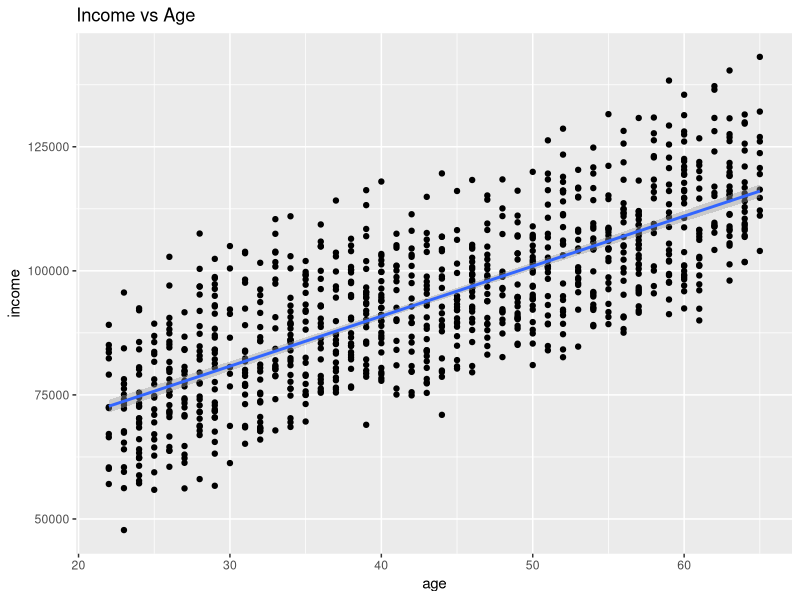
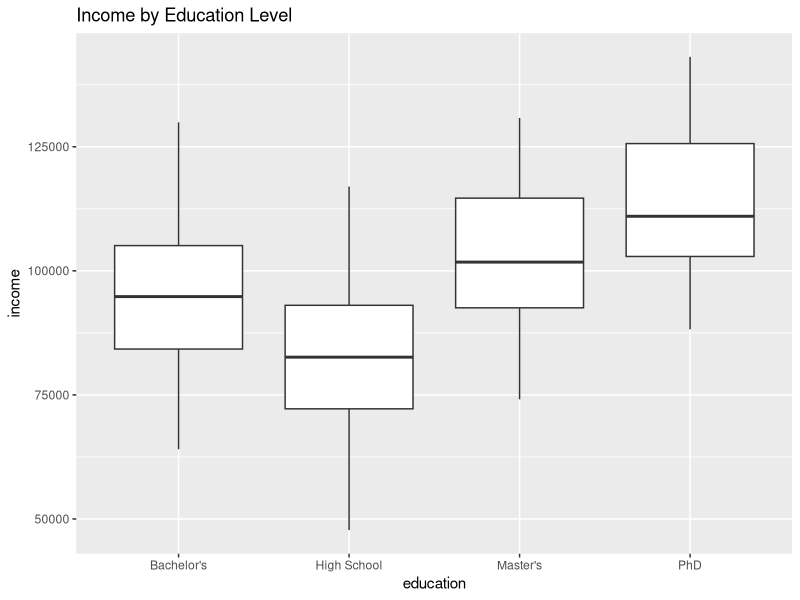
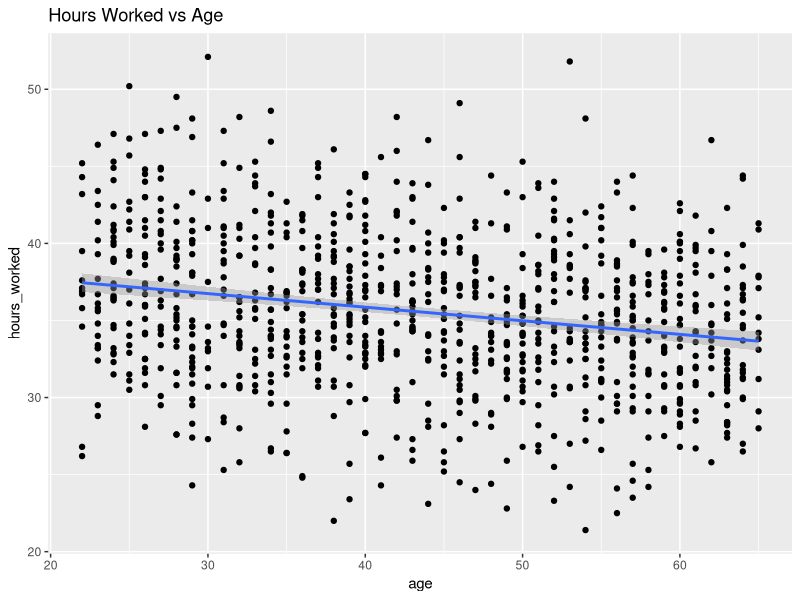
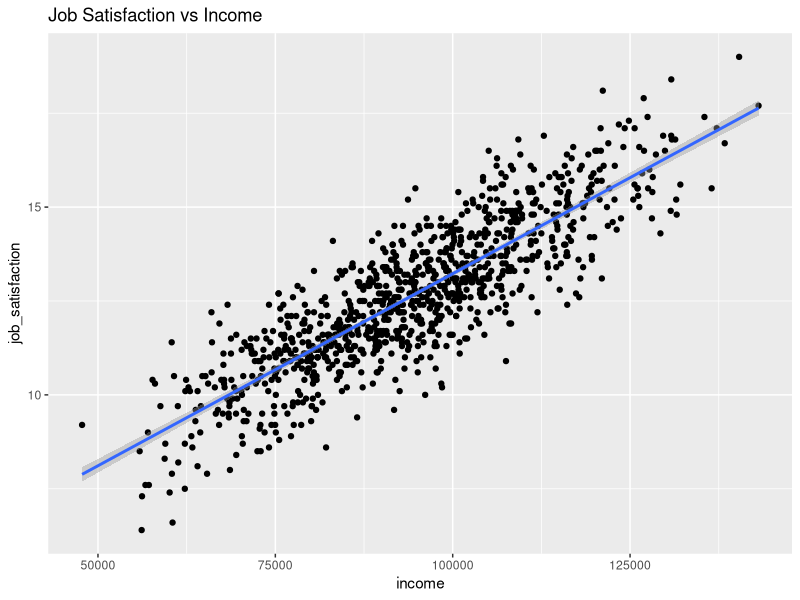
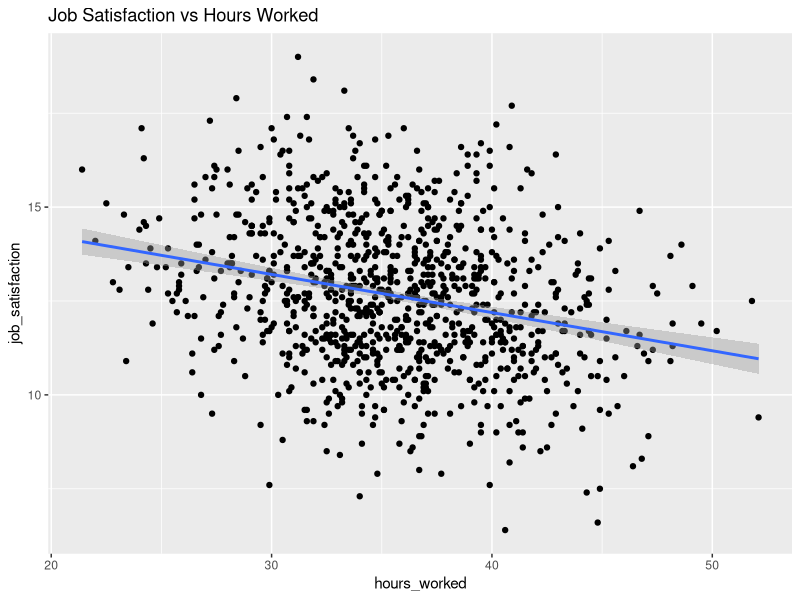

The R script that drew these images, in order:
## ---- chunk 1
library(ggplot2)
library(dplyr)
## ---- chunk 2
set.seed(123)
## ---- chunk 3
n <- 1000
## ---- chunk 4
age <- round(runif(n, 22, 65), 0)
education_levels <- c("High School", "Bachelor's", "Master's", "PhD")
education <- sample(education_levels, n, replace = TRUE, prob = c(0.3, 0.4, 0.2, 0.1))
## ---- chunk 5
education_num <- as.numeric(factor(education, levels = education_levels))

# Assign numeric values to education levels for income calculation
education_num <- as.numeric(factor(education, levels = education_levels))

income <- round(30000 + age * 1000 + education_num * 10000 + rnorm(n, mean = 0, sd = 5000), 0)
hours_worked <- round(40 - age * 0.1 + rnorm(n, mean = 0, sd = 5), 1)
job_satisfaction <- round(5 + income * 0.0001 - hours_worked * 0.05 + rnorm(n, mean = 0, sd = 1), 1)
## ---- chunk 6
data <- data.frame(age, education, income, hours_worked, job_satisfaction)
## ---- chunk 7
summary(data)
## ---- chunk 8
ggplot(data, aes(x = age, y = income)) + 
  geom_point() + 
  geom_smooth(method = "lm") + 
  labs(title = "Income vs Age")

ggplot(data, aes(x = education, y = income)) + 
  geom_boxplot() + 
  labs(title = "Income by Education Level")

ggplot(data, aes(x = age, y = hours_worked)) + 
  geom_point() + 
  geom_smooth(method = "lm") + 
  labs(title = "Hours Worked vs Age")

ggplot(data, aes(x = income, y = job_satisfaction)) + 
  geom_point() + 
  geom_smooth(method = "lm") + 
  labs(title = "Job Satisfaction vs Income")

ggplot(data, aes(x = hours_worked, y = job_satisfaction)) + 
  geom_point() + 
  geom_smooth(method = "lm") + 
  labs(title = "Job Satisfaction vs Hours Worked")
## ---- chunk 9
model_income <- lm(income ~ age + education, data = data)
summary(model_income)

model_hours <- lm(hours_worked ~ age, data = data)
summary(model_hours)

model_satisfaction <- lm(job_satisfaction ~ income + hours_worked, data = data)
summary(model_satisfaction)
## ---- chunk 10
model_satisfaction_glm <- glm(job_satisfaction ~ income + hours_worked, family = gaussian(link = "identity"), data = data)
summary(model_satisfaction_glm)
